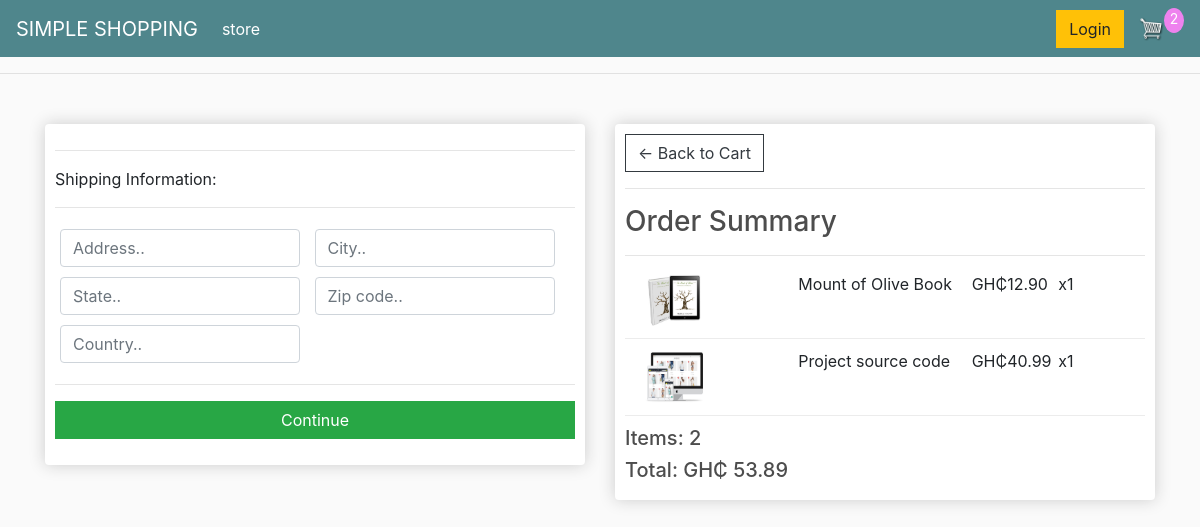
Screenshot of /checkout/ (signed in) with the database file from the repository.
### store/models.py (models this page shows, shortened)
class OrderItem(models.Model):
    product = models.ForeignKey(Product, on_delete=models.SET_NULL, null=True)
    order = models.ForeignKey(Order, on_delete=models.SET_NULL, null=True)
    quantity = models.IntegerField(default=0, null=True, blank=True)
    date_added = models.DateTimeField(auto_now_add=True)
    @property
    def get_total(self):
        total = self.product.price * self.quantity
        return total

class Product(models.Model):
    name = models.CharField(max_length=200, null=True)
    price = models.DecimalField(max_digits=6, decimal_places=2)
    digital = models.BooleanField(default=False, null=True, blank=True)
    image = models.ImageField(null=True, blank=True)
    @property
    def imageURL(self):
        try:
            url = self.image.url
        except:
            url = ''
        return url

class Order(models.Model):
    customer = models.ForeignKey(Customer, on_delete=models.SET_NULL, null=True, blank=True)
    date_ordered = models.DateTimeField(auto_now_add=True)
    complete = models.BooleanField(default=False, null=True, blank=True)
    transaction_id = models.CharField(max_length=200, null=True)
    @property
    def shipping(self):
        shipping = False
        orderitems = self.orderitem_set.all()
        for i in orderitems:
            if i.product.digital == False:
                shipping = True
        return shipping
    @property
    def get_cart_total(self):
        orderitems = self.orderitem_set.all()
        total = sum([item.get_total for item in orderitems])
        return total
    @property
    def get_cart_items(self):
        orderitems = self.orderitem_set.all()
        total = sum([item.quantity for item in orderitems])
        return total

### store/views.py (the view)
# urls.py: path('checkout/', views.checkout, name="checkout"),
def checkout(request):
    data = cartData(request)
    cartItems = data['cartItems']
    order = data['order']
    items = data['items']
    context = {'items': items, 'order': order, 'cartItems': cartItems, 'shipping': False}
    return render(request, 'store/checkout.html', context)

### store/utils.py (called while the page is built)
def cartData(request):
    if request.user.is_authenticated:
        customer = request.user.customer
        order, created = Order.objects.get_or_create(customer=customer, complete=False)
        items = order.orderitem_set.all()
        cartItems = order.get_cart_items
    else:
        cookieData = cookieCart(request)
        cartItems = cookieData['cartItems']
        order = cookieData['order']
        items = cookieData['items']
    return {'cartItems': cartItems, 'order': order, 'items': items}

### store/templates/store/checkout.html (shortened to what this page needs)
{% extends 'store/main.html' %}
{% load static %}
{% block content %}
<div class="row">
		<div class="col-lg-6">
			<div class="box-element" id="form-wrapper">
                <form id="form">
                    <div id="shipping-info">
                        <hr>
                        <p>Shipping Information:</p>
                        <hr>
						<div class="form-field">
							<input class="form-control" type="text" name="address" placeholder="Address..">
						</div>
						<div class="form-field">
							<input class="form-control" type="text" name="city" placeholder="City..">
						</div>
						<div class="form-field">
							<input class="form-control" type="text" name="state" placeholder="State..">
						</div>
						<div class="form-field">
							<input class="form-control" type="text" name="zipcode" placeholder="Zip code..">
						</div>
						<div class="form-field">
							<input class="form-control" type="text" name="country" placeholder="Country..">
						</div>
                    </div>
					<hr>
                    <input id="form-button" class="btn btn-success btn-block" type="submit" value="Continue">
                </form>
            </div>
            <br>
        </div>
        <div class="col-lg-6">
			<div class="box-element" >
                <a  class="btn btn-outline-dark" href="{% url 'cart' %}">&#x2190; Back to Cart</a>
				<hr>
                <h3>Order Summary</h3>
				<hr>
			{%for item in items%}
                <div class="cart-row">
					<div style="flex:2"><img class="row-image" src="{{item.product.imageURL}}"></div>
					<div style="flex:2"><p> {{item.product.name }}</p></div>
					<div style="flex:1"><p>GH₵{{item.product.price }} </p></div>
					<div style="flex:1"><p>x{{item.quantity }} </p></div>
				</div>
			{% endfor %}
                <h5>Items: {{order.get_cart_items}} </h5>
				<h5>Total: GH₵ {{order.get_cart_total|floatformat:2}}  </h5>
            </div>
        </div>
</div>
{% endblock content %}

### static/css/main.css (style rules this page uses)
body { background-color: hsl(0, 0%, 98%); }
h1,h2,h3,h4,h5,h6 { color:hsl(0, 0%, 30%); }
.box-element { box-shadow:hsl(0, 0%, 80%) 0 0 16px; background-color: #fff; border-radius: 4px; padding: 10px; }
.col-lg-4, .col-lg-6, .col-lg-8, .col-lg-12 { margin-top: 10px; }
.btn { border-radius: 0; }
.row-image { width: 100px; }
.form-field { width:250px; display: inline-block; padding: 5px; }
.cart-row { display: flex; align-items: flex-stretch; padding-bottom: 10px; margin-bottom: 10px; border-bottom: 1px solid #ececec; }

### rows the page displays
OrderItem: product.imageURL (picture), product.name "Mount of Olive Book", product.price "12.90", quantity "1"
OrderItem: product.imageURL (picture), product.name "Project source code", product.price "40.99", quantity "1"
Order: get_cart_items "2", get_cart_total "53.89"

### other values shown
{{ cartItems }} "2"
